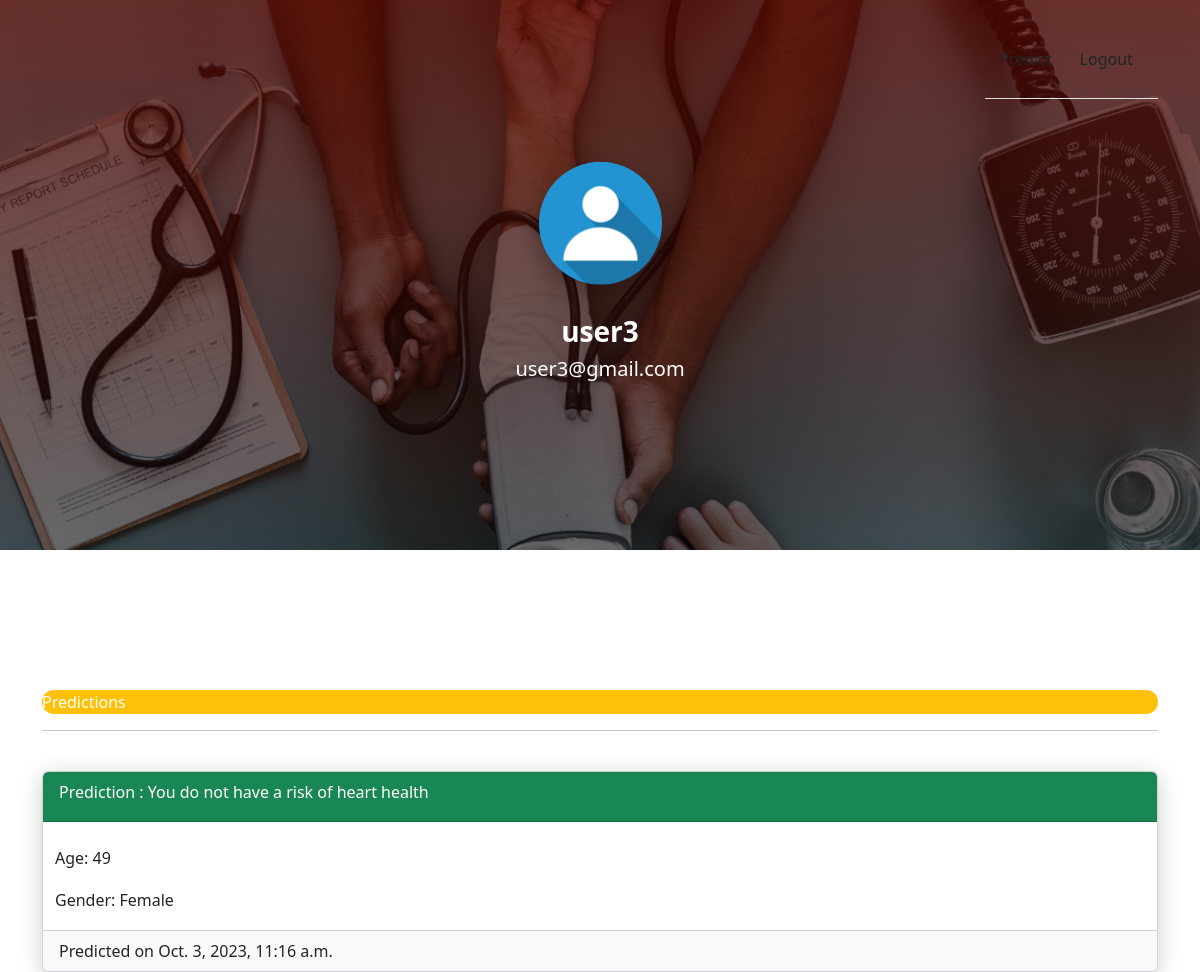
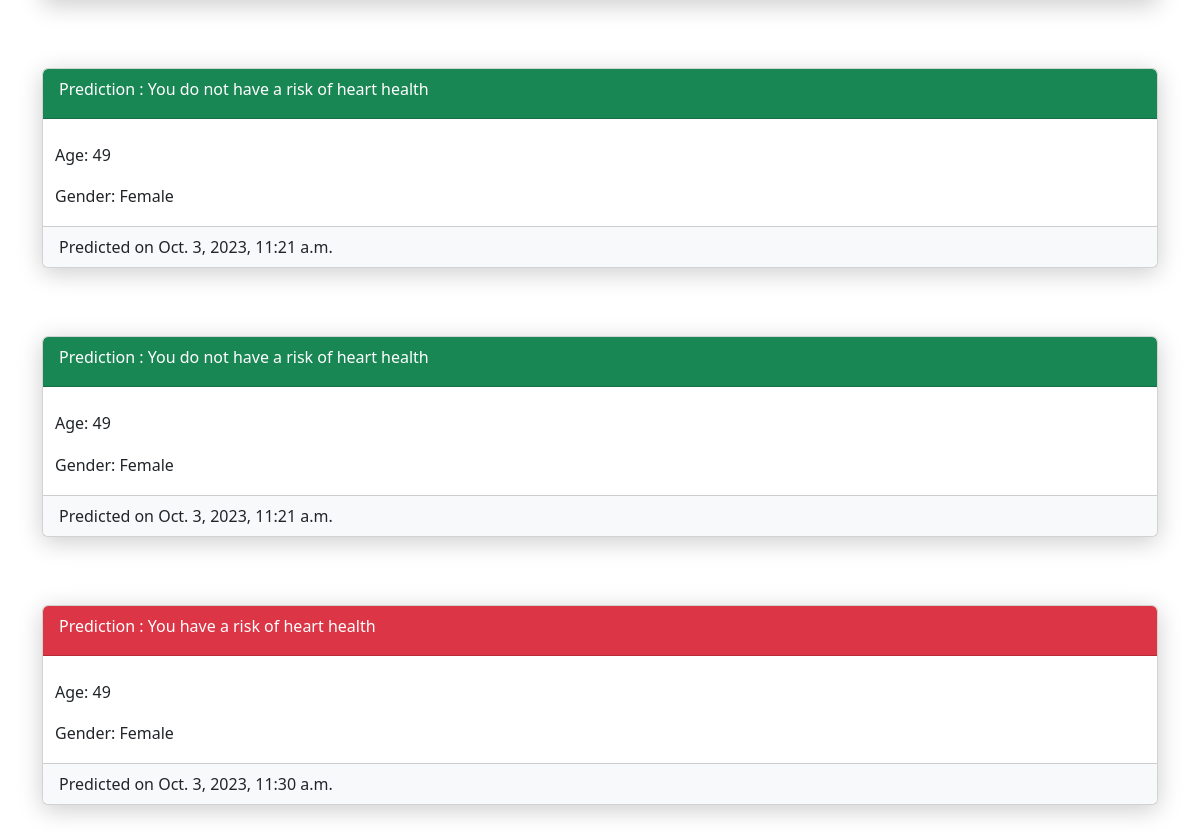
Page /accounts/profile/3/ (signed in) on the committed database (2 pictures, top to bottom).
### accounts/models.py (models this page shows, shortened)
class UserProfileInfo(models.Model):
    user = models.OneToOneField(User, on_delete=models.CASCADE, related_name='profile')
    profile_pic = models.ImageField(upload_to='profile_pics', default="1.jpg")

### predict_risk/models.py (models this page shows, shortened)
class Predictions(models.Model):
    profile = models.ForeignKey(UserProfileInfo, on_delete=models.CASCADE, related_name='predict')
    age = models.IntegerField()
    gender = models.IntegerField(choices=gender_choices, default=0)
    cp = models.IntegerField(choices=cp_choice,default=0)
    resting_bp = models.IntegerField()
    serum_cholesterol = models.IntegerField()
    fasting_blood_sugar = models.IntegerField(choices=fasting_blood_sugar_choices,default=0)
    resting_ecg = models.IntegerField(choices=resting_ecg_choices,default=0)
    max_heart_rate = models.IntegerField()
    exercise_induced_angina = models.IntegerField(choices=exercise_induced_angina_choices,default=0)
    st_depression = models.DecimalField(max_digits=4, decimal_places=2)
    st_slope = models.IntegerField(choices=st_slope_choices)
    predicted_on = models.DateTimeField(default=timezone.now)
    result=models.IntegerField()

### accounts/views.py (the view)
# urls.py: path('profile/<int:pk>/', views.ProfileDetailView.as_view(), name='profile'),
class ProfileDetailView(LoginRequiredMixin, DetailView):
    login_url = '/'
    redirect_field_name = '/'
    model = UserProfileInfo
    template_name = 'profileview.html'
    def get_context_data(self, **kwargs):
        if self.request.session.has_key('user_id'):
            u_id = self.request.session['user_id']
            context = super(ProfileDetailView, self).get_context_data(**kwargs)
            context['user_id'] = u_id
        return context

### accounts/templates/profileview.html (shortened to what this page needs)
<!DOCTYPE html>
{% load static %}
<html lang="en">
<head>
    <link href="{% static 'css/now-ui-kit.css' %}" rel="stylesheet" />
    <link href="https://cdn.jsdelivr.net/npm/bootstrap@5.3.2/dist/css/bootstrap.min.css" rel="stylesheet">
    <link href="{% static 'css/stylebgimage.css' %}" rel="stylesheet" />
</head>
<body class="profile-page sidebar-collapse">
 <nav class="navbar navbar-expand-lg bg-primary fixed-top navbar-transparent" color-on-scroll="400" >
        <div class="container">
            <div class="collapse navbar-collapse justify-content-end" id="navigation" data-nav-image="">
                <ul class="nav nav-tabs" data-tabs="tabs">
                    <li class="nav-item">
                        <a href="{% url 'predict:predict' pk=user_id %}" class="btn btn-neutral">Predict</a>
                    </li>
                    <li class="nav-item">
                      <a href="{% url 'accounts:logout'%}"  class="btn btn-neutral">Logout</a>
                    </li>
                </ul>
            </div>
        </div>
    </nav>
    <div class="wrapper">
        <div class="page-header page-header-small" filter-color="orange" style="max-height: 100px;">
            <div class="container">
                <div class="content-center">
                    <div class="photo-container">
                        <img src="{{userprofileinfo.profile_pic.url}}" width="100%" height="100%"/>
                    </div>
                    <h3 class="title">{{ userprofileinfo.user.username }}</h3>
                    <p class="h5">{{ userprofileinfo.user.email }}</p>
                    </div>
                </div>
            </div>
        </div>
    <div class="section">
    </div>
    <div class="container">
    <div class="card-header bg-warning btn-round text-white">Predictions</div>
        <hr>
        {% for pred in userprofileinfo.predict.all  %}
            <br>
             <div class="card card-login" style="width: 100%">
                    {% if pred.result %}
                    <div class="card-header bg-danger text-white" style="height: 50px;"> Prediction : You have a risk of heart health
                    </div>
                    {% else %}
                    <div class="card-header bg-success text-white" style="height: 50px;"> Prediction : You do not have a risk of heart health
                    </div>
                    {% endif %}
                    <div class="container">
                        <br>
                        <p>Age: {{pred.age}}</p>
                        {%if pred.gender == 1 %}
                        <p>Gender: Male</p>
                        {% else %}
                        <p>Gender: Female</p>
                        {% endif %}
                    </div>
                    <div class="card-footer bg-light" >Predicted on {{ pred.predicted_on }}</div>
            </div>
            <br>
        {% endfor %}
    </div>
</body>
</html>

### rows in the picture
UserProfileInfo: profile_pic (picture), user.username "user3", user.email "user3@gmail.com"
Predictions: shows "Prediction : You do not have a risk of heart health", age "49", gender "Gender: Female", predicted_on "Oct. 3, 2023, 11:16 a.m."
Predictions: shows "Prediction : You do not have a risk of heart health", age "49", gender "Gender: Female", predicted_on "Oct. 3, 2023, 11:21 a.m."
Predictions: shows "Prediction : You do not have a risk of heart health", age "49", gender "Gender: Female", predicted_on "Oct. 3, 2023, 11:21 a.m."
Predictions: shows "Prediction : You have a risk of heart health", age "49", gender "Gender: Female", predicted_on "Oct. 3, 2023, 11:30 a.m."
